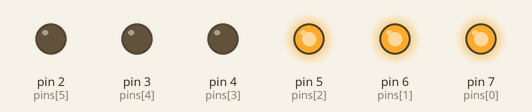
This sketch was run on a simulated Arduino Uno, built with avr-gcc and run on an emulated ATmega328P. Shown: output pins drawn as LEDs (lit = HIGH).

Above: at 0.5 s.
At 3.5 s:
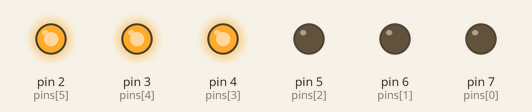
Timing chart, 0 to 4.6 s (numbered marks = the images above):
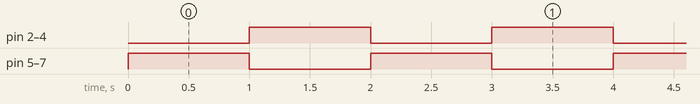

Measured:
- by itself, pin 2 (pins[5]), pin 3 (pins[4]), pin 4 (pins[3]), pin 5 (pins[2]), pin 6 (pins[1]), pin 7 (pins[0]): alternates HIGH for 1.0 s and LOW for 1.0 s

The sketch:

cakarli_polis_arabasi_devresi_10_b_ecrin_taran1.ino
```cpp
int pins[6] = {7, 6, 5, 4, 3, 2};

void setup() {
  for (int i = 0; i < 6; i++) {
    pinMode(pins[i], OUTPUT);
  }
}

void loop() {
  for (int i = 0; i < 3; i++) {
    digitalWrite(pins[i], HIGH);
  }
  for (int i = 3; i < 6; i++) {
    digitalWrite(pins[i], LOW);
  }

  delay(1000);

  for (int i = 0; i < 3; i++) {
    digitalWrite(pins[i], LOW);
  }
  for (int i = 3; i < 6; i++) {
    digitalWrite(pins[i], HIGH);
  }

  delay(1000);
}
```
